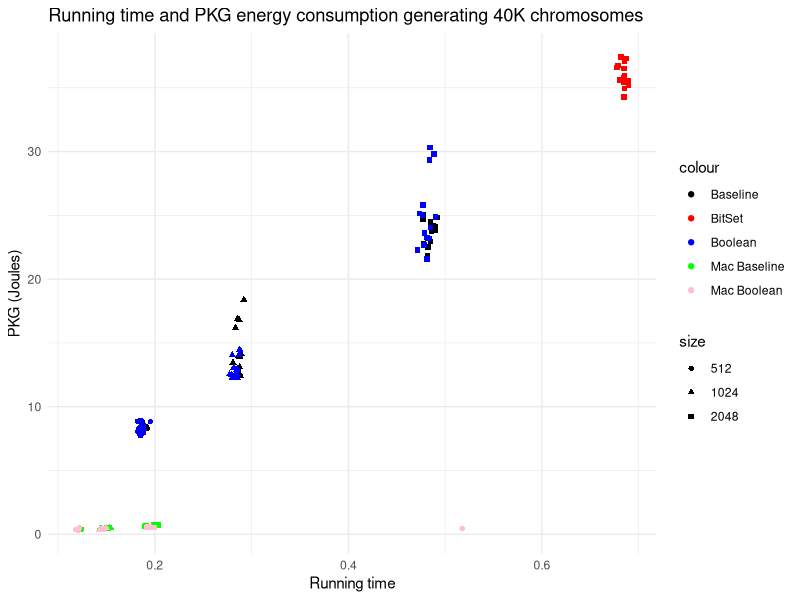
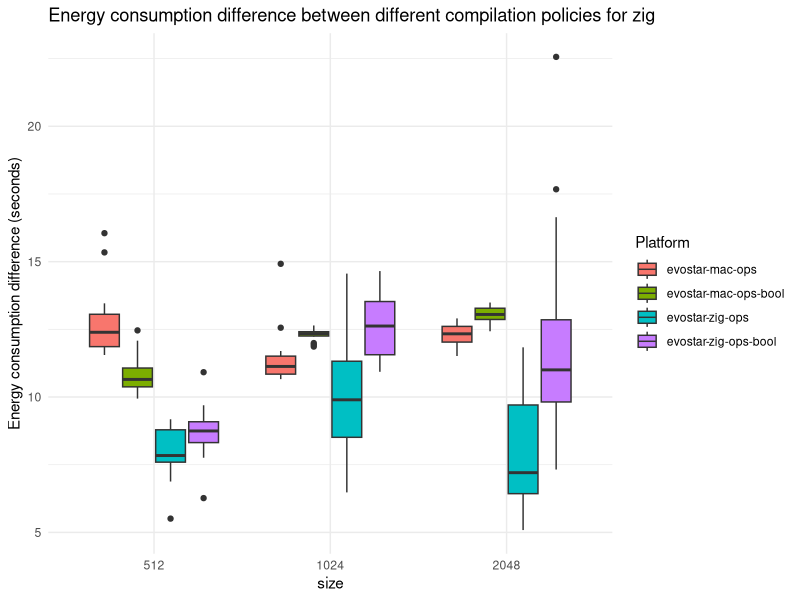
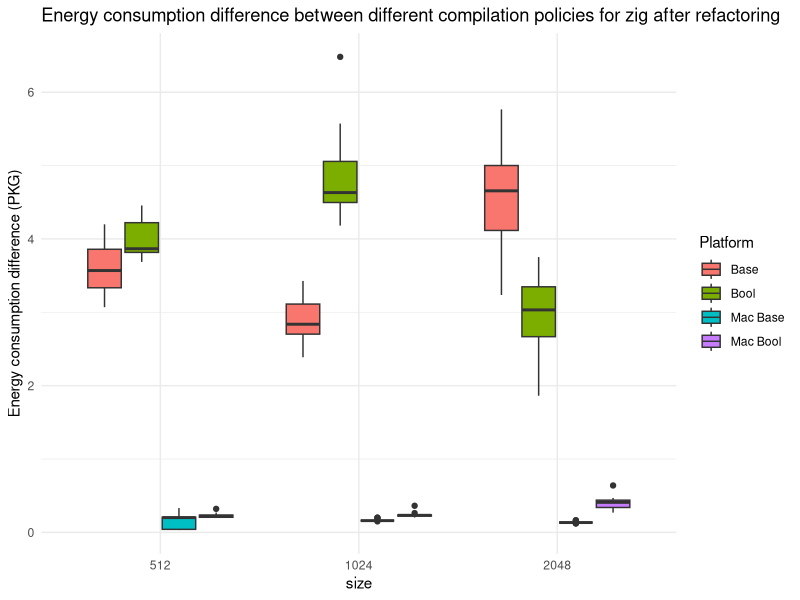

Recreate these plots in R, in order.
## ----evostar.zig.gen, echo=F, message=F, fig.pos="h!tb", fig.height=3, fig.cap="Average running time and PKG energy consumption generating 40K chromosomes for the different parametrizations used (represented with different colors); dot shape represents the chromosome size."----
library(ggplot2)

generate.chromosomes <- read.csv("../data/evostar-zig-gen-19-Mar-09-31-21.csv")
generate.chromosomes$size <- as.factor(generate.chromosomes$size)

generate.chromosomes.bool <- read.csv("../data/evostar-zig-gen-bool-19-Mar-09-30-40.csv")
generate.chromosomes.bool$size <- as.factor(generate.chromosomes.bool$size)

generate.chromosomes.bitset <- read.csv("../data/evostar-zig-bitset-gen-20-Mar-12-18-47.csv")
generate.chromosomes.bitset$size <- as.factor(generate.chromosomes.bitset$size)

generate.chromosomes.mac <- read.csv("../data/evostar-mac-gen-19-Mar-11-05-41.csv")
generate.chromosomes.mac$PKG <- generate.chromosomes.mac$ECPU + generate.chromosomes.mac$PCPU + generate.chromosomes.mac$RAM
generate.chromosomes.mac$size <- as.factor(generate.chromosomes.mac$size)

generate.chromosomes.mac.bool <- read.csv("../data/evostar-mac-gen-bool-19-Mar-10-33-29.csv")
generate.chromosomes.mac.bool$PKG <- generate.chromosomes.mac.bool$ECPU + generate.chromosomes.mac.bool$PCPU + generate.chromosomes.mac.bool$RAM
generate.chromosomes.mac.bool$size <- as.factor(generate.chromosomes.mac.bool$size)

ggplot(generate.chromosomes, aes(x=seconds, y=PKG, color="Baseline", shape=size)) +
  geom_point() +
  geom_point(data=generate.chromosomes.bitset, aes(x=seconds, y=PKG, color="BitSet", shape=size)) +
  geom_point(data=generate.chromosomes.bool, aes(x=seconds, y=PKG, color="Boolean", shape=size)) +
  geom_point(data=generate.chromosomes.mac, aes(x=seconds, y=PKG, color="Mac Baseline", shape=size)) +
  geom_point(data=generate.chromosomes.mac.bool, aes(x=seconds, y=PKG, color="Mac Boolean", shape=size)) +
  scale_color_manual(values=c("black", "red", "blue", "green","pink")) +
  labs(title="Running time and PKG energy consumption generating 40K chromosomes",
       x="Running time", y="PKG (Joules)") +
  theme_minimal()


## ----evostar.combined.ops.base, echo=F, message=F, fig.pos="h!tb", fig.height=3, fig.cap="Boxplot of PKG energy consumption processing 40K chromosomes via crossover, mutation and ONEMAX for different combinations of optimization techniques and platforms in Zig"----
library(dplyr)

generate.chromosomes %>% group_by( size ) %>% summarise( mean.pkg = mean( PKG ), mean.seconds = mean( seconds ) ) -> generate.chromosomes.avg
generate.avgs.seconds <- c(rep( generate.chromosomes.avg$mean.seconds[1], 15),
                               rep( generate.chromosomes.avg$mean.seconds[2], 15),
                               rep( generate.chromosomes.avg$mean.seconds[3], 15))
generate.avgs.pkg <- c(rep( generate.chromosomes.avg$mean.pkg[1], 15),
                           rep( generate.chromosomes.avg$mean.pkg[2], 15),
                           rep( generate.chromosomes.avg$mean.pkg[3], 15))

combined.ops <- read.csv("../data/evostar-zig-ops-19-Mar-09-32-38.csv")
combined.ops$size <- as.factor(combined.ops$size)

combined.ops$diff.seconds <- combined.ops$seconds - generate.avgs.seconds
combined.ops$diff.PKG <- combined.ops$PKG - generate.avgs.pkg

generate.chromosomes.bool %>% group_by( size ) %>% summarise( mean.pkg = mean( PKG ), mean.seconds = mean( seconds ) ) -> generate.chromosomes.bool.avg
generate.bool.avgs.seconds <- c(rep( generate.chromosomes.bool.avg$mean.seconds[1], 15),
                               rep( generate.chromosomes.bool.avg$mean.seconds[2], 15),
                               rep( generate.chromosomes.bool.avg$mean.seconds[3], 15))
generate.bool.avgs.pkg <- c(rep( generate.chromosomes.bool.avg$mean.pkg[1], 15),
                           rep( generate.chromosomes.bool.avg$mean.pkg[2], 15),
                           rep( generate.chromosomes.bool.avg$mean.pkg[3], 15))

combined.ops.bool <- read.csv("../data/evostar-zig-ops-bool-19-Mar-09-29-42.csv")
combined.ops.bool$size <- as.factor(combined.ops.bool$size)

combined.ops.bool$diff.seconds <- combined.ops.bool$seconds - generate.bool.avgs.seconds
combined.ops.bool$diff.PKG <- combined.ops.bool$PKG - generate.bool.avgs.pkg

generate.chromosomes.mac %>% group_by( size ) %>% summarise( mean.pkg = mean( PKG ), mean.seconds = mean( seconds ) ) -> generate.chromosomes.mac.avg
generate.mac.avgs.seconds <- c(rep( generate.chromosomes.mac.avg$mean.seconds[1], 15),
                               rep( generate.chromosomes.mac.avg$mean.seconds[2], 15),
                               rep( generate.chromosomes.mac.avg$mean.seconds[3], 15))
generate.mac.avgs.pkg <- c(rep( generate.chromosomes.mac.avg$mean.pkg[1], 15),
                           rep( generate.chromosomes.mac.avg$mean.pkg[2], 15),
                           rep( generate.chromosomes.mac.avg$mean.pkg[3], 15))

combined.ops.mac <- read.csv("../data/evostar-mac-ops-19-Mar-10-39-59.csv")
combined.ops.mac$PKG <- combined.ops.mac$ECPU + combined.ops.mac$PCPU + combined.ops.mac$RAM
combined.ops.mac$size <- as.factor(combined.ops.mac$size)
combined.ops.mac$diff.seconds <- combined.ops.mac$seconds - generate.mac.avgs.seconds
combined.ops.mac$diff.PKG <- combined.ops.mac$PKG - generate.mac.avgs.pkg
combined.ops.mac$Platform <- combined.ops.mac$Prefix

generate.chromosomes.mac.bool %>% group_by( size ) %>% summarise( mean.pkg = mean( PKG ), mean.seconds = mean( seconds ) ) -> generate.chromosomes.mac.bool.avg
generate.mac.bool.avgs.seconds <- c(rep( generate.chromosomes.mac.bool.avg$mean.seconds[1], 15),
                               rep( generate.chromosomes.mac.bool.avg$mean.seconds[2], 15),
                               rep( generate.chromosomes.mac.bool.avg$mean.seconds[3], 15))
generate.mac.bool.avgs.pkg <- c(rep( generate.chromosomes.mac.bool.avg$mean.pkg[1], 15),
                           rep( generate.chromosomes.mac.bool.avg$mean.pkg[2], 15),
                           rep( generate.chromosomes.mac.bool.avg$mean.pkg[3], 15))
combined.ops.mac.bool <- read.csv("../data/evostar-mac-ops-bool-19-Mar-10-36-18.csv")
combined.ops.mac.bool$PKG <- combined.ops.mac.bool$ECPU + combined.ops.mac.bool$PCPU + combined.ops.mac.bool$RAM
combined.ops.mac.bool$size <- as.factor(combined.ops.mac.bool$size)
combined.ops.mac.bool$diff.seconds <- combined.ops.mac.bool$seconds - generate.mac.bool.avgs.seconds
combined.ops.mac.bool$diff.PKG <- combined.ops.mac.bool$PKG - generate.mac.bool.avgs.pkg
combined.ops.mac.bool$Platform <- combined.ops.mac.bool$Prefix

all.combined.ops <- data.frame( Platform = c( combined.ops.mac$Platform, combined.ops.mac.bool$Platform, combined.ops$Platform, combined.ops.bool$Platform ),
                                size = c( combined.ops.mac$size, combined.ops.mac.bool$size, combined.ops$size, combined.ops.bool$size ),
                                diff.seconds = c( combined.ops.mac$diff.seconds, combined.ops.mac.bool$diff.seconds, combined.ops$diff.seconds, combined.ops.bool$diff.second ),
                                diff.PKG = c( combined.ops.mac$diff.PKG, combined.ops.mac.bool$diff.PKG, combined.ops$diff.PKG, combined.ops.bool$diff.PKG ) )

ggplot( data = all.combined.ops, aes( x = size, y = diff.PKG, fill=Platform ) ) +
  geom_boxplot() +
  labs( title = "Energy consumption difference between different compilation policies for zig", y = "Energy consumption difference (seconds)" ) +
  theme_minimal()


## ----evostar.combined.ops.refactor, echo=F, message=F, fig.pos="h!tb", fig.height=3, fig.cap="Boxplot of PKG energy consumption processing 40K chromosomes via crossover, mutation and ONEMAX after crossover has been refactored"----

combined.ops.noalloc <- read.csv("../data/evostar-zig-ops-nx-noalloc-20-Mar-09-46-37.csv")
combined.ops.noalloc$size <- as.factor(combined.ops.noalloc$size)
combined.ops.noalloc$diff.seconds <- combined.ops.noalloc$seconds - generate.avgs.seconds
combined.ops.noalloc$diff.PKG <- combined.ops.noalloc$PKG - generate.avgs.pkg
combined.ops.noalloc$Platform <- "Base"

combined.ops.noalloc.bool <- read.csv("../data/evostar-zig-bool-ops-nx-noalloc-20-Mar-09-45-48.csv")
combined.ops.noalloc.bool$size <- as.factor(combined.ops.noalloc.bool$size)
combined.ops.noalloc.bool$diff.seconds <- combined.ops.noalloc.bool$seconds - generate.bool.avgs.seconds
combined.ops.noalloc.bool$diff.PKG <- combined.ops.noalloc.bool$PKG - generate.bool.avgs.pkg
combined.ops.noalloc.bool$Platform <- "Bool"

combined.ops.mac.noalloc <- read.csv("../data/evostar-zig-mac-ops-nx-noalloc-20-Mar-09-52-13.csv")
combined.ops.mac.noalloc$PKG <- combined.ops.mac.noalloc$ECPU + combined.ops.mac.noalloc$PCPU + combined.ops.mac.noalloc$RAM
combined.ops.mac.noalloc$size <- as.factor(combined.ops.mac.noalloc$size)
combined.ops.mac.noalloc$diff.seconds <- combined.ops.mac.noalloc$seconds - generate.mac.avgs.seconds
combined.ops.mac.noalloc$diff.PKG <- combined.ops.mac.noalloc$PKG - generate.mac.avgs.pkg
combined.ops.mac.noalloc$Platform <- "Mac Base"

combined.ops.mac.noalloc.bool <- read.csv("../data/evostar-zig-mac-bool-ops-nx-noalloc-20-Mar-09-50-15.csv")
combined.ops.mac.noalloc.bool$PKG <- combined.ops.mac.noalloc.bool$ECPU + combined.ops.mac.noalloc.bool$PCPU + combined.ops.mac.noalloc.bool$RAM
combined.ops.mac.noalloc.bool$size <- as.factor(combined.ops.mac.noalloc.bool$size)
combined.ops.mac.noalloc.bool$diff.seconds <- combined.ops.mac.noalloc.bool$seconds - generate.mac.bool.avgs.seconds
combined.ops.mac.noalloc.bool$diff.PKG <- combined.ops.mac.noalloc.bool$PKG - generate.mac.bool.avgs.pkg
combined.ops.mac.noalloc.bool$Platform <- "Mac Bool"

all.combined.ops.noalloc <- data.frame( Platform = c( combined.ops.mac.noalloc$Platform, combined.ops.mac.noalloc.bool$Platform, combined.ops.noalloc$Platform, combined.ops.noalloc.bool$Platform ),
                                size = c( combined.ops.mac.noalloc$size, combined.ops.mac.noalloc.bool$size, combined.ops.noalloc$size, combined.ops.noalloc.bool$size ),
                                diff.seconds = c( combined.ops.mac.noalloc$diff.seconds, combined.ops.mac.noalloc.bool$diff.seconds, combined.ops.noalloc$diff.seconds, combined.ops.noalloc.bool$diff.seconds ),
                                diff.PKG = c( combined.ops.mac.noalloc$diff.PKG, combined.ops.mac.noalloc.bool$diff.PKG, combined.ops.noalloc$diff.PKG, combined.ops.noalloc.bool$diff.PKG ) )

ggplot( data = all.combined.ops.noalloc, aes( x = size, y = diff.PKG, fill=Platform ) ) + 
  geom_boxplot() +
  labs( title = "Energy consumption difference between different compilation policies for zig after refactoring", y = "Energy consumption difference (PKG)" ) +
  theme_minimal()
